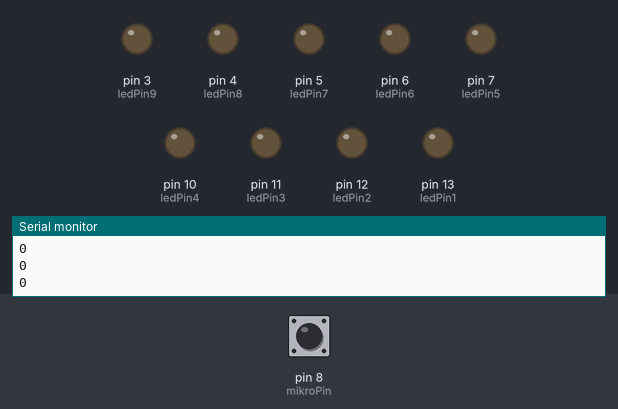
This sketch was run on a simulated Arduino Uno, built with avr-gcc and run on an emulated ATmega328P. Shown: output pins drawn as LEDs (lit = HIGH), the last lines printed to the serial monitor. Inputs (shaded band) come from the test bench; at power-on: pin 8 (mikroPin) LOW.

Above: at 1.2 s.
1.3 s: pin 8 (mikroPin) driven HIGH
At 1.75 s:
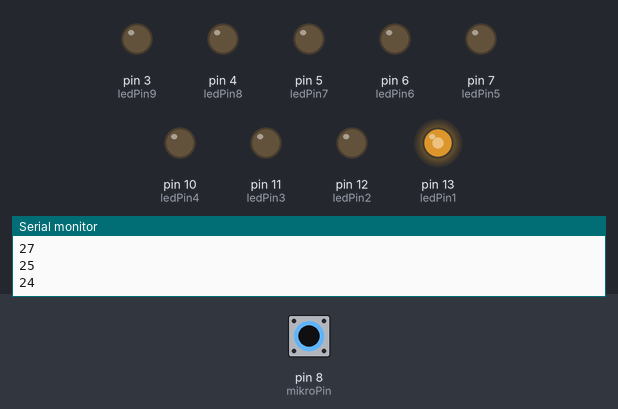
4.3 s: pin 8 (mikroPin) pulsed LOW 2 times (0.12 s each, 0.3 s apart)
7.9 s: pin 8 (mikroPin) pulsed LOW 5 times (0.12 s each, 0.3 s apart)
12.4 s: pin 8 (mikroPin) driven LOW
At 13.7 s:
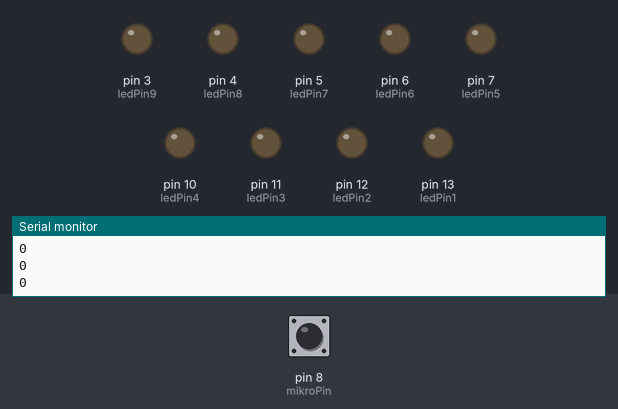
Timing chart, 0 to 14.9 s (numbered marks = the images above; inputs shaded):
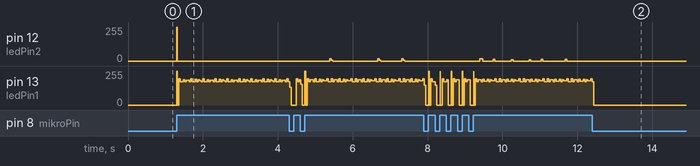

The sketch:

ledy.ino
```cpp
int ledPin1=13; //zadeklarowny pin ledu 1
int ledPin2=12; //zadeklarowny pin ledu 2
int ledPin3=11; //zadeklarowny pin ledu 3
int ledPin4=10; //zadeklarowny pin ledu 4
int ledPin5=7; //zadeklarowny pin ledu 5
int ledPin6=6; //zadeklarowny pin ledu 6
int ledPin7=5; //zadeklarowny pin ledu 7
int ledPin8=4; //zadeklarowny pin ledu 8
int ledPin9=3; //zadeklarowny pin ledu 9
int mikroPin=8; //zadeklarowany pin czujnika dźwięku

int wartosc = 0;
const int czas_probkowania = 10;
unsigned long biezacy_czas;
unsigned long ostatni_czas = 0;
unsigned long czas_upl = 0;

int bufor_probkowania = 0;

void setup(){
  pinMode(ledPin1, OUTPUT); //Tryb pinu = wyjście do ledu
  pinMode(ledPin2, OUTPUT);
  pinMode(ledPin3, OUTPUT);
  pinMode(ledPin4, OUTPUT);
  pinMode(ledPin5, OUTPUT);
  pinMode(ledPin6, OUTPUT);
  pinMode(ledPin7, OUTPUT);
  pinMode(ledPin8, OUTPUT);
  pinMode(ledPin9, OUTPUT);
  Serial.begin (9600);
}

void loop (){
  wartosc = digitalRead(mikroPin); //odczytanie wartości z czujnika dźwięku przechowywaną w zmiennej
  biezacy_czas = millis(); //obecny czas
  czas_upl = biezacy_czas - ostatni_czas; //czas jaki upłynał

  if (wartosc == HIGH) // stan wysoki (1)
  {
    bufor_probkowania++;
  }

  if (czas_upl > czas_probkowania)
  {
    Serial.println(bufor_probkowania);
    bufor_probkowania = 0;
    ostatni_czas = biezacy_czas;
  }
   //1
   if (bufor_probkowania >= 10)
  {
    digitalWrite(ledPin1, HIGH);
  }
  else
  {
    digitalWrite(ledPin1, LOW);
  }

  //2
   if (bufor_probkowania >= 25)
  {
    digitalWrite(ledPin2, HIGH);
  }
  else
  {
    digitalWrite(ledPin2, LOW);
  }

   //3
   if (bufor_probkowania >= 30)
  {
    digitalWrite(ledPin3, HIGH);
  }
  else
  {
    digitalWrite(ledPin3, LOW);
  }

  //4
  if (bufor_probkowania >= 45)
  {
    digitalWrite(ledPin4, HIGH);
  }
  else
  {
    digitalWrite(ledPin4, LOW);
  }
 //5
 if (bufor_probkowania >= 60)
  {
    digitalWrite(ledPin5, HIGH);
  }
  else
  {
    digitalWrite(ledPin5, LOW);
  }
  //6
   if (bufor_probkowania >= 70)
  {
    digitalWrite(ledPin6, HIGH);
  }
  else
  {
    digitalWrite(ledPin6, LOW);
  }
  //7
   if (bufor_probkowania >= 80)
  {
    digitalWrite(ledPin7, HIGH);
  }
  else
  {
    digitalWrite(ledPin7, LOW);
  }
  //8
   if (bufor_probkowania >= 90)
  {
    digitalWrite(ledPin8, HIGH);
  }
  else
  {
    digitalWrite(ledPin8, LOW);
  }
  //9
   if (bufor_probkowania >= 100)
  {
    digitalWrite(ledPin9, HIGH);
  }
  else
  {
    digitalWrite(ledPin9, LOW);
  }
}
```

Measured:
- after the input at 1.3 s, pin 12 (ledPin2): 0/255 → 255/255 at once, → 0/255 0.01 s later
- after the input at 12.4 s, pin 12 (ledPin2): stops changing and stays 0/255
